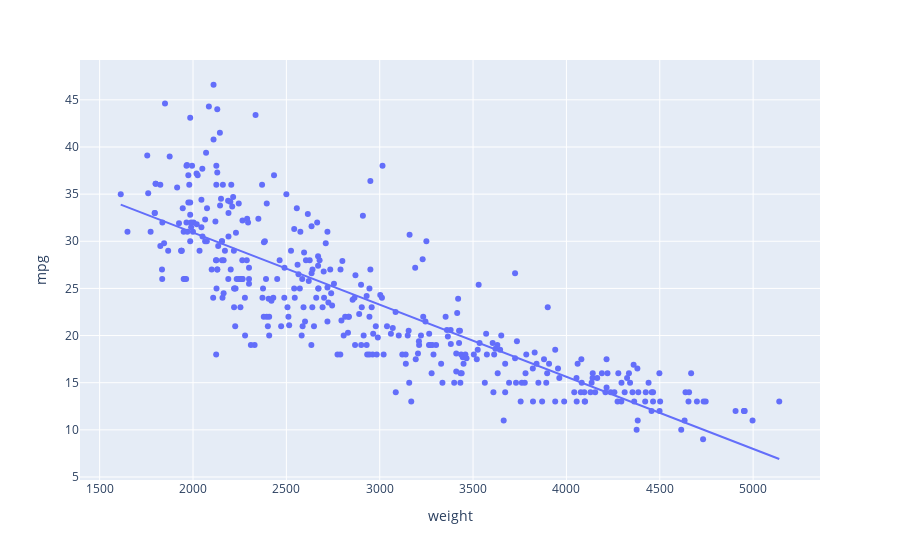

Notebook code cell kept with this figure:
### Markdown cell above
## Histogram showing weight (x-axis) mpg (y-axis)

### Code cell
fig = px.scatter(df, x="weight", y="mpg", trendline='ols')
fig.show()

### Figure 1 — Plotly figure (JSON) as saved in the notebook; plotly's stock layout.template omitted (floating-point values rounded to 4 significant figures; data arrays with more than 128 entries replaced by an {"elided": "..."} marker saying what was removed)
{"data": [{"hovertemplate": "weight=%{x}<br>mpg=%{y}<extra></extra>", "legendgroup": "", "marker": {"color": "#636efa", "symbol": "circle"}, "mode": "markers", "name": "", "orientation": "v", "showlegend": false, "type": "scatter", "x": {"elided": "392 int values"}, "xaxis": "x", "y": {"elided": "392 float values"}, "yaxis": "y"}, {"hovertemplate": "<b>OLS trendline</b><br>mpg = -0.00764734 * weight + 46.2165<br>R<sup>2</sup>=0.692630<br><br>weight=%{x}<br>mpg=%{y} <b>(trend)</b><extra></extra>", "legendgroup": "", "marker": {"color": "#636efa", "symbol": "circle"}, "mode": "lines", "name": "", "showlegend": false, "type": "scatter", "x": {"elided": "392 int values"}, "xaxis": "x", "y": {"elided": "392 float values"}, "yaxis": "y"}], "layout": {"legend": {"tracegroupgap": 0}, "margin": {"t": 60}, "xaxis": {"anchor": "y", "domain": [0, 1], "title": {"text": "weight"}}, "yaxis": {"anchor": "x", "domain": [0, 1], "title": {"text": "mpg"}}}}
